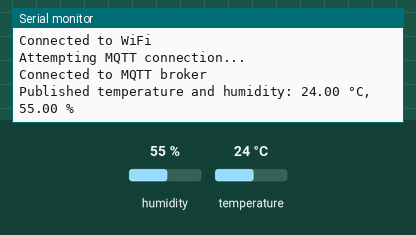
This sketch was run on a simulated ESP32. On the bench: the last lines printed to the serial monitor. The test bench sets the inputs (shaded band); at power-on: humidity 55 %, temperature 24 °C. WiFi joins after 1.5 s; servers stay silent unless stated; no MQTT or app messages arrive unless stated.

Above: at 2.7 s.
2.8 s: humidity set to 22 %
At 7.1 s:
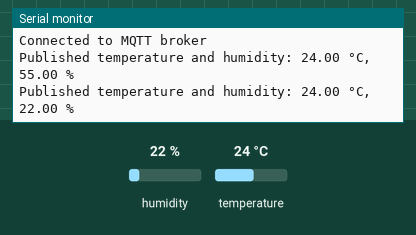
8.8 s: temperature set to 12 °C
At 12.3 s:
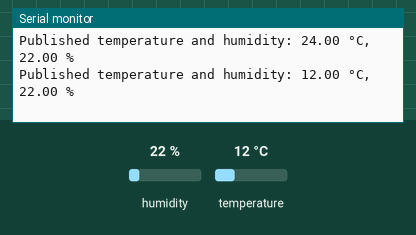
14.8 s: humidity set to 40 %
At 17.5 s:
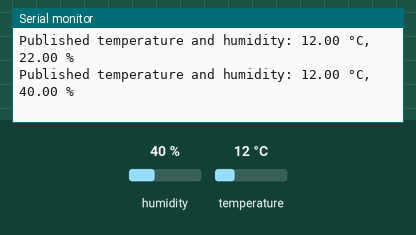
Timing chart, 0 to 19.0 s (numbered marks = the images above; inputs shaded):
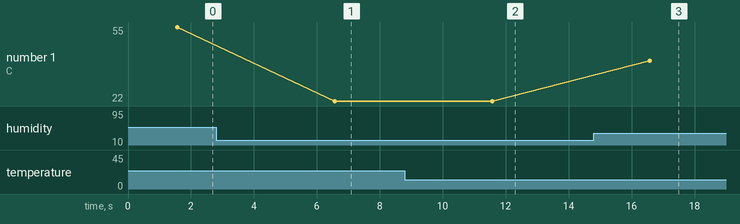

The sketch:

esp32.ino
```cpp
#include <WiFi.h>
#include <PubSubClient.h>
#include <DHT.h>
#include <ArduinoJson.h>

// Wi-Fi credentials
const char* ssid = "Salmen's Galaxy A52";
const char* password = "salmenabbes1";

// MQTT Broker settings
const char* mqttServer = "192.168.45.232";
const int mqttPort = 1883;
const char* mqttUser = "";
const char* mqttPassword = "";
const char* mqttClientId = "esp32";

// MQTT topics
const char* Topic = "sensor/readings";


// DHT sensor settings
#define DHT_PIN 13
#define DHT_TYPE DHT22
DHT dht(DHT_PIN, DHT_TYPE);

WiFiClient espClient;
PubSubClient client(espClient);

void setup() {
  Serial.begin(115200);

  // Connect to Wi-Fi
  WiFi.begin(ssid, password);
  while (WiFi.status() != WL_CONNECTED) {
    delay(500);
    Serial.println("Connecting to WiFi...");
  }
  Serial.println("Connected to WiFi");

  // Set MQTT server and callback
  client.setServer(mqttServer, mqttPort);
  client.setCallback(callback);

  // Initialize DHT sensor
  dht.begin();
}

void loop() {
  if (!client.connected()) {
    reconnect();
  }
  client.loop();

  // Read temperature and humidity from DHT sensor
  float temperature = dht.readTemperature();
  float humidity = dht.readHumidity();

  // Check if readings are valid
  if (!isnan(temperature) && !isnan(humidity)) {
    StaticJsonDocument<200> jsonDocument;
    jsonDocument["temperature"] = temperature;
    jsonDocument["humidity"] = humidity;

    String jsonString;
    serializeJson(jsonDocument, jsonString);

    client.publish(Topic, jsonString.c_str());
    Serial.print("Published temperature and humidity: ");
    Serial.print(temperature);
    Serial.print(" °C, ");
    Serial.print(humidity);
    Serial.println(" %");
  } else {
    Serial.println("Failed to read from DHT sensor");
  }

  delay(5000); // Publish every 5 seconds
}

void callback(char* topic, byte* payload, unsigned int length) {
  // Handle incoming MQTT messages
  Serial.print("Message arrived [");
  Serial.print(topic);
  Serial.print("]: ");
  for (unsigned int i = 0; i < length; i++) {
    Serial.print((char)payload[i]);
  }
  Serial.println();
}

void reconnect() {
  // Loop until reconnected
  while (!client.connected()) {
    Serial.println("Attempting MQTT connection...");

    // Attempt to connect
    if (client.connect(mqttClientId, mqttUser, mqttPassword)) {
      Serial.println("Connected to MQTT broker");
    } else {
      Serial.print("Failed to connect, rc=");
      Serial.print(client.state());
      Serial.println(" Retrying in 5 seconds...");
      delay(5000);
    }
  }
}
```

Measured:
- after the input at 2.8 s, the serial monitor: prints a new line after 3.8 s (image 1)
- after the input at 8.8 s, the serial monitor: prints a new line after 2.8 s (image 2)
- after the input at 14.8 s, the serial monitor: prints a new line after 1.8 s (image 3)
- plotted number 1: 55 → 22 after the input at 2.8 s, 22 → 40 after the input at 14.8 s
